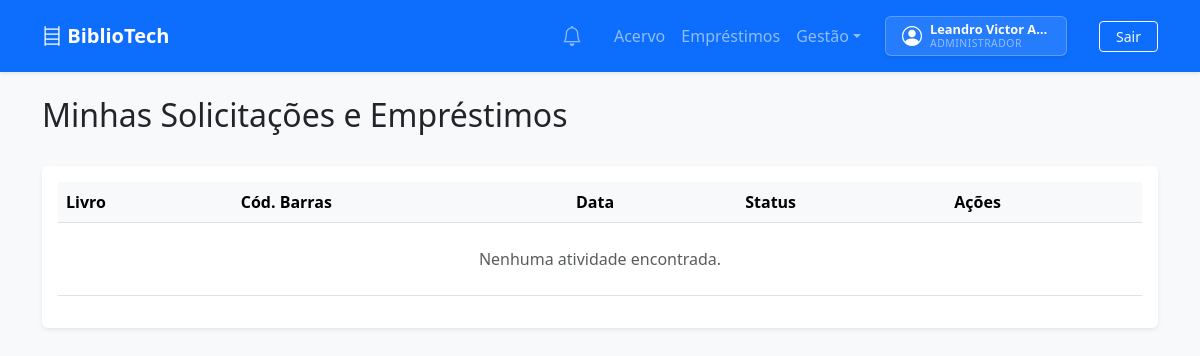
/emprestimos/ (signed in), run on an earlier commit of the app's database.
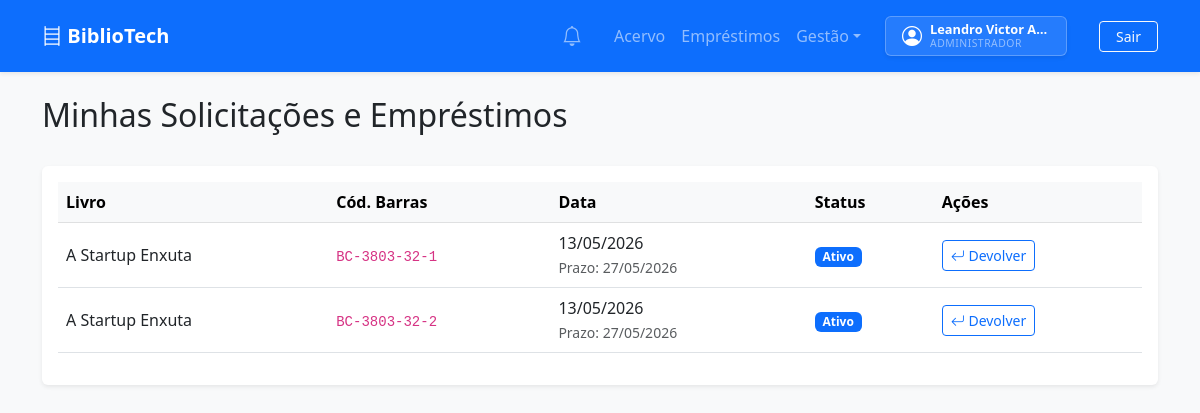
And on a later commit of the database.
### apps/app_emprestimos/models.py (models this page shows, shortened)
class Emprestimo(models.Model):
    STATUS_CHOICES = (
        ('pendente', 'Pendente de Validação'),
        ('ativo', 'Ativo'),
        ('devolvido', 'Devolvido'),
        ('atrasado', 'Atrasado'),
    )
    id = models.UUIDField(primary_key=True, default=uuid.uuid4, editable=False)
    usuario = models.ForeignKey(
        settings.AUTH_USER_MODEL,
        on_delete=models.CASCADE,
        related_name='emprestimos'
    )
    exemplar = models.ForeignKey(
        'app_acervo.Exemplar',
        on_delete=models.CASCADE,
        related_name='historico_emprestimos'
    )
    data_emprestimo = models.DateField(default=timezone.now)
    data_prazo = models.DateField()
    data_devolucao = models.DateField(null=True, blank=True)
    status = models.CharField(max_length=20, choices=STATUS_CHOICES, default='pendente')
    class Meta:
        ordering = ['-data_emprestimo']
        verbose_name = 'Empréstimo'
        verbose_name_plural = 'Empréstimos'

### apps/app_acervo/models.py (models this page shows, shortened)
class Exemplar(models.Model):
    STATUS_CHOICES = (
        ('disponivel', 'Disponível'),
        ('emprestado', 'Emprestado'),
        ('manutencao', 'Em Manutenção'),
    )
    id = models.UUIDField(primary_key=True, default=uuid.uuid4, editable=False)
    livro = models.ForeignKey(
        Livro,
        on_delete=models.CASCADE,
        related_name='exemplares'
    )
    status = models.CharField(
        max_length=20,
        choices=STATUS_CHOICES,
        default='disponivel'
    )
    codigo_barras = models.CharField(max_length=100, unique=True)

class Livro(models.Model):
    id = models.UUIDField(primary_key=True, default=uuid.uuid4, editable=False)
    isbn = models.CharField(max_length=13, unique=True)
    titulo = models.CharField(max_length=255)
    autor = models.CharField(max_length=255)
    categoria = models.CharField(max_length=100)
    biblioteca = models.ForeignKey(
        'app_bibliotecas.Biblioteca',
        on_delete=models.CASCADE,
        related_name='livros'
    )

### apps/app_emprestimos/views.py (the view)
# urls.py: path('', views.lista_emprestimos, name='lista_emprestimos'),
@login_required
def lista_emprestimos(request):
    if request.user.is_bibliotecario or request.user.is_admin_system:
        q = Emprestimo.objects.filter(status__in=['pendente', 'ativo'])
        if not request.user.is_admin_system:
            q = q.filter(exemplar__livro__biblioteca=request.user.biblioteca)
    else:
        q = Emprestimo.objects.filter(usuario=request.user)
    return render(request, 'emprestimos/lista.html', {'emprestimos': q, 'today': timezone.now().date()})

### apps/app_notificacoes/context_processors.py (called while the page is built)
def notificacoes_context(request):
    if request.user.is_authenticated:
        count = Notificacao.objects.filter(usuario=request.user, lida=False).count()
        return {'notificacoes_nao_lidas': count}
    return {'notificacoes_nao_lidas': 0}

### apps/app_notificacoes/services.py (called while the page is built, shortened)
def verificar_prazos(usuario):
    from django.apps import apps
    if not apps.is_installed('app_emprestimos'):
        return
    from app_emprestimos.models import Emprestimo
    hoje = timezone.now().date()
    emprestimos = Emprestimo.objects.filter(usuario=usuario, status='ativo')

### apps/app_usuarios/models.py (called while the page is built)
    @property
    def is_bibliotecario(self):
        return self.papel == 'bibliotecario'

    @property
    def is_admin_system(self):
        return self.papel == 'admin' or self.is_superuser

### templates/emprestimos/lista.html (shortened to what the changed rows need)
{% extends 'base.html' %}
{% block content %}
<div class="d-flex justify-content-between align-items-center mb-4">
    <h2>{% if user.is_bibliotecario %}Gerenciar Empréstimos e Pedidos{% else %}Minhas Solicitações e Empréstimos{% endif %}</h2>
</div>
<div class="card shadow-sm border-0">
    <div class="card-body">
        <div class="table-responsive">
            <table class="table table-hover align-middle">
                <thead class="table-light">
                    <tr>
                        <th>Livro</th>
                        <th>Cód. Barras</th>
                        <th>Data</th>
                        <th>Status</th>
                        <th>Ações</th>
                    </tr>
                </thead>
                <tbody>
                    {% for emprestimo in emprestimos %}
                    <tr>
                        <td>{{ emprestimo.exemplar.livro.titulo }}</td>
                        <td><code>{{ emprestimo.exemplar.codigo_barras }}</code></td>
                        <td>
                            {% if emprestimo.status == 'pendente' %}
                                <small>Pedido em: {{ emprestimo.data_emprestimo|date:"d/m/Y" }}</small>
                            {% else %}
                                {{ emprestimo.data_emprestimo|date:"d/m/Y" }}<br>
                                <small class="text-muted">Prazo: {{ emprestimo.data_prazo|date:"d/m/Y" }}</small>
                            {% endif %}
                        </td>
                        <td>
                            <span class="badge
                                {% if emprestimo.status == 'pendente' %}bg-warning text-dark
                                {% elif emprestimo.status == 'ativo' %}bg-primary
                                {% elif emprestimo.status == 'devolvido' %}bg-success
                                {% else %}bg-danger{% endif %}">
                                {{ emprestimo.get_status_display }}
                            </span>
                        </td>
                        <td>
                            {% if user.is_bibliotecario or user.is_admin_system %}
                                {% if emprestimo.status == 'pendente' %}
                                    <form action="{% url 'validar_emprestimo' emprestimo.id %}" method="post" class="d-inline">
                                        {% csrf_token %}
                                        <button type="submit" name="acao" value="aprovar" class="btn btn-sm btn-success">
                                            <i class="bi bi-check-lg"></i> Validar
                                        </button>
                                        <button type="submit" name="acao" value="rejeitar" class="btn btn-sm btn-outline-danger">
                                            <i class="bi bi-x-lg"></i> Rejeitar
                                        </button>
                                    </form>
                                {% elif emprestimo.status == 'ativo' %}
                                    <form action="{% url 'registrar_devolucao' emprestimo.id %}" method="post" class="d-inline">
                                        <button type="submit" class="btn btn-sm btn-outline-primary">
                                            <i class="bi bi-arrow-return-left"></i> Devolver
                                        </button>
                                    </form>
                                {% endif %}
                            {% else %}
                                {% if emprestimo.status == 'pendente' %}
                                    <span class="text-muted small">Aguardando bibliotecário...</span>
                                {% elif emprestimo.status == 'ativo' %}
                                    <span class="text-primary small">Em posse do livro</span>
                                {% endif %}
                            {% endif %}
                        </td>
                    </tr>
                    {% empty %}
                    <tr>
                        <td colspan="6" class="text-center text-muted py-4">
                            Nenhuma atividade encontrada.
                        </td>
                    </tr>
                    {% endfor %}
                </tbody>
            </table>
        </div>
    </div>
</div>
{% endblock %}

What changed in the data, as far as the page shows it:
added Emprestimo: exemplar.livro.titulo "A Startup Enxuta", exemplar.codigo_barras "BC-3803-32-1", data_emprestimo "13/05/2026", data_prazo "27/05/2026", status "Ativo", shows "Devolver"
added Emprestimo: exemplar.livro.titulo "A Startup Enxuta", exemplar.codigo_barras "BC-3803-32-2", data_emprestimo "13/05/2026", data_prazo "27/05/2026", status "Ativo", shows "Devolver"
Also different on the page:
text no longer shown: "Nenhuma atividade encontrada."
